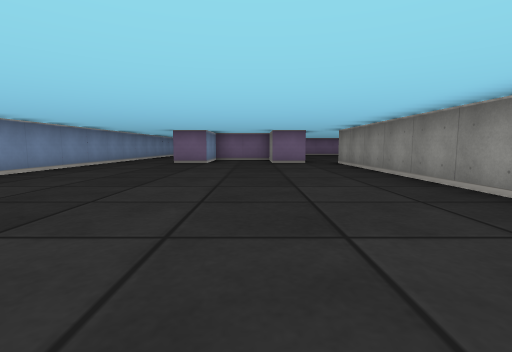
view 1 (above)

18 first-person views from a walk through a cub3D level. The camera is about half as high as the walls, tilts 6° down and sees 85° across. The floor is counted in squares. Each view is taken from the middle of a square. On the plan, view 1 faces up. The plan holds only what a view shows up to about 9 squares ahead; the rest is blank.

view 2
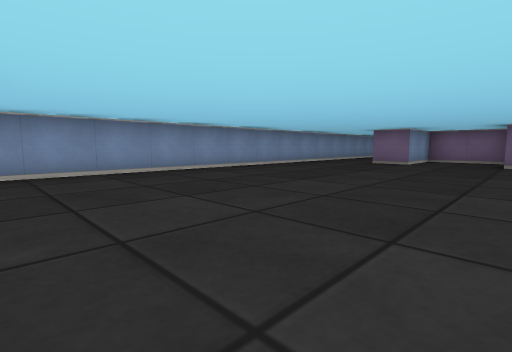

view 3
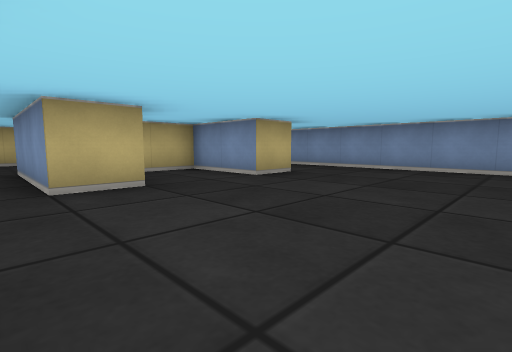

view 4
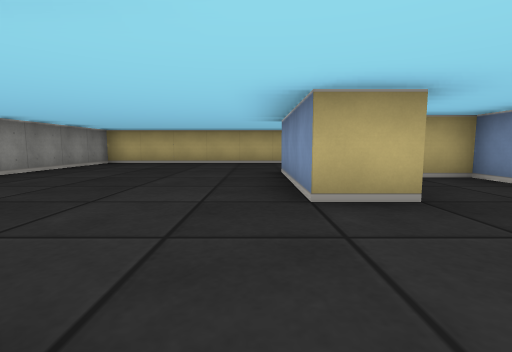

view 5
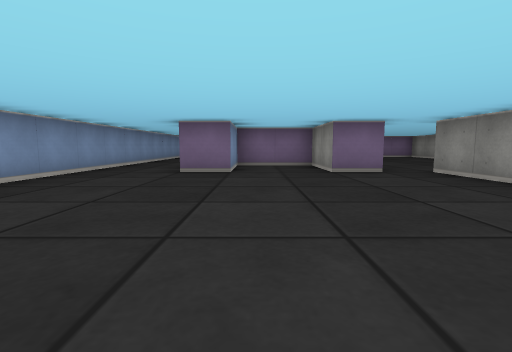

view 6
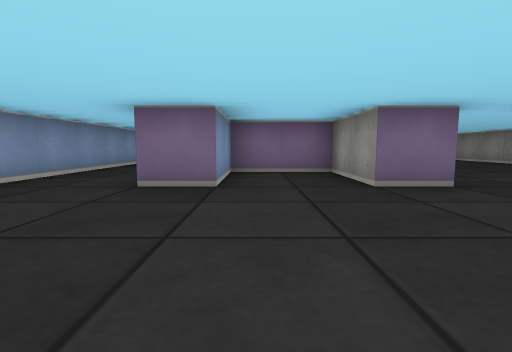

view 7
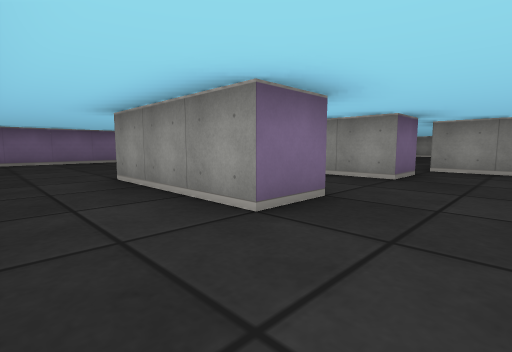

view 8
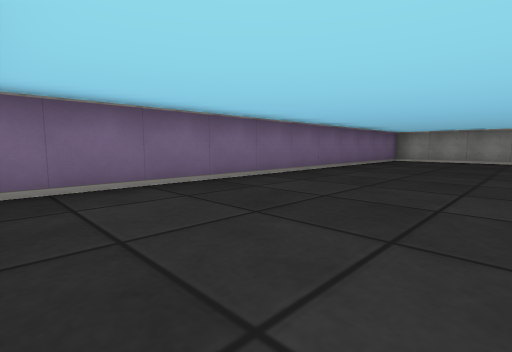

view 9
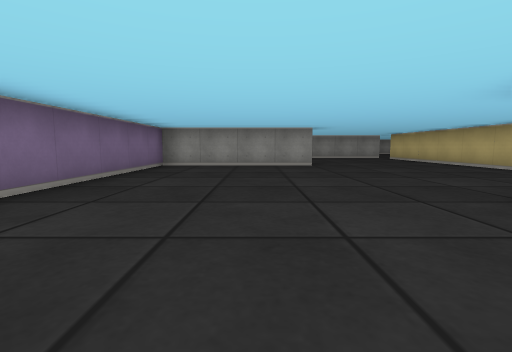

view 10
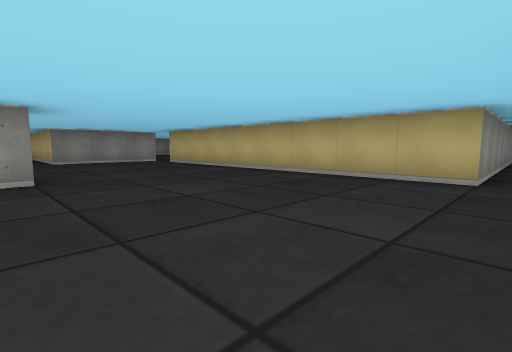

view 11
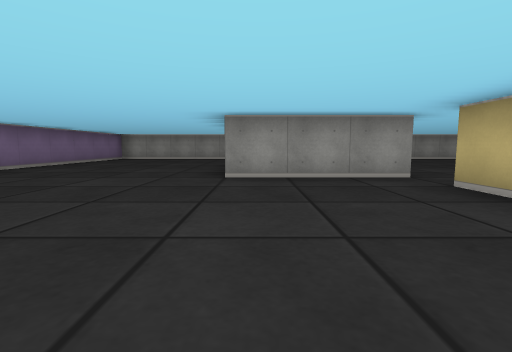

view 12
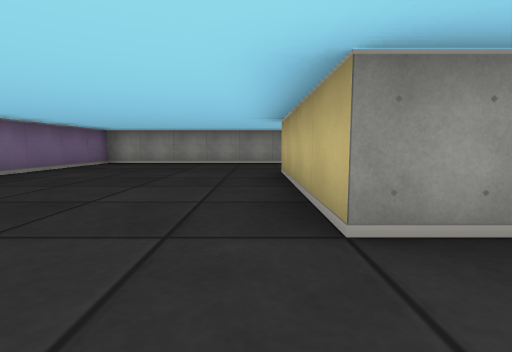

view 13
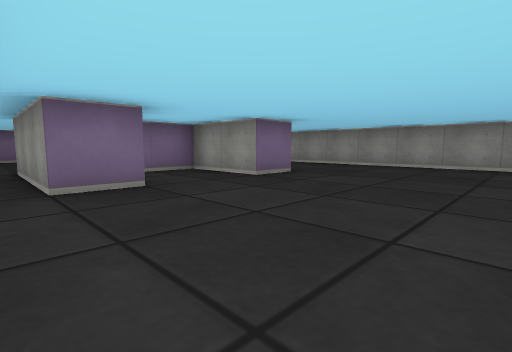

view 14
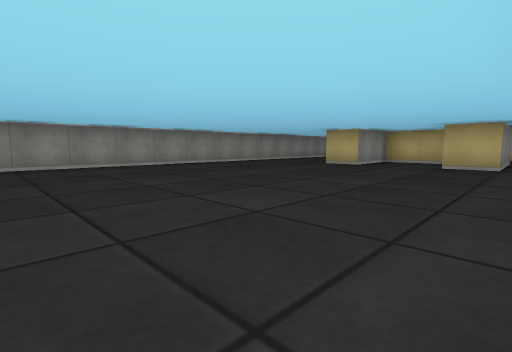

view 15
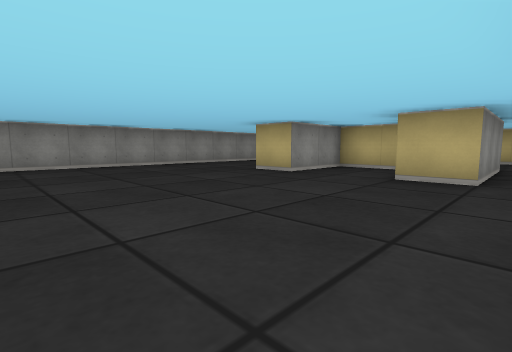

view 16
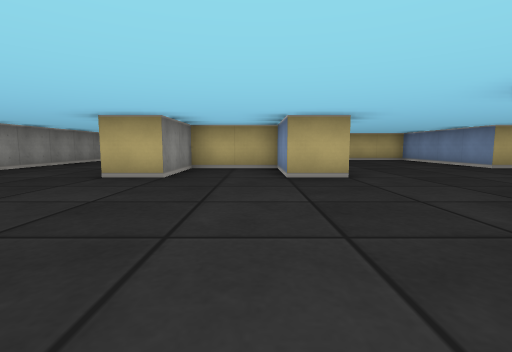

view 17
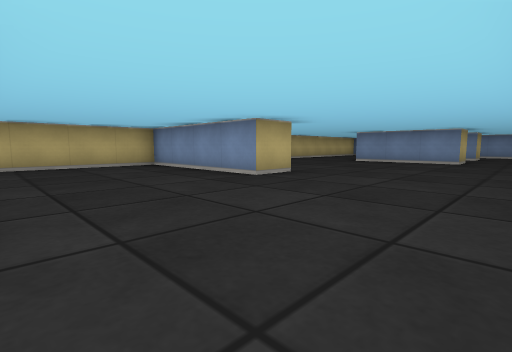

view 18
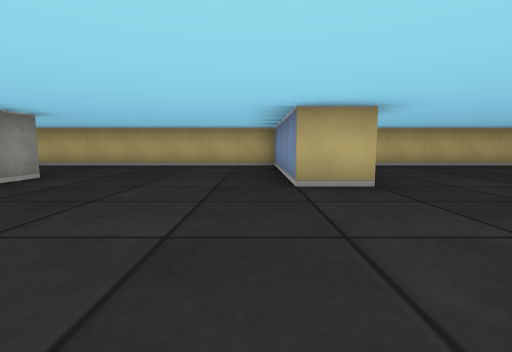

### Floor plan
Points are (right, up) in squares from view 1. A wall is a line through its corners. A room is listed if a view was taken in it or the views show most of it. See-through windows are left out.
Room 1 (views 1, 2, 3, 4, 5, 6, 7)
walls: (1.6, 8.5) (0.5, 8.5) (0.5, 10.5) (-1.5, 10.5) (-1.5, 8.5) (-2.5, 8.5) (-2.5, 11.5); (2.5, 2.1) (2.5, 8.5); (0.4, -0.5) (1.5, -0.5); (-2.6, -0.5) (-1.5, -0.5) (-1.5, -2.5) (-0.2, -2.5); (-4.5, 13.2) (-4.5, 0.6)
ways out: opening at (-3.5, 0.5) to room 2; opening at (-3.5, 11.5) to room 2; opening at (1.5, 0.5) to room 2; opening at (2, 8) to room 2
Room 2 (views 8, 9, 10, 11, 12, 13, 14, 15, 16, 17, 18)
walls: (12.6, 8.5) (11.5, 8.5) (11.5, 11.5) (15.5, 11.5); (15.6, 8.5) (14.5, 8.5) (14.5, 10.5) (13.2, 10.5); (11.5, -3.6) (11.5, -0.5) (12.5, -0.5) (12.5, -2.5) (14.5, -2.5) (14.5, -0.5) (15.5, -0.5); (6.5, 12.4) (6.5, 16.5) (-3.9, 16.5); (6.4, -2.5) (7.5, -2.5) (7.5, -6.5) (13.9, -6.5); (2.5, 8.5) (10.5, 8.5); (1.5, -0.5) (1.5, -3.5); (18.5, -5.1) (18.5, 16.5) (11.5, 16.5); (1.1, -6.5) (6.5, -6.5) (6.5, -2.9); (-4.5, 0.6) (-4.5, -2.1)
ways out: opening at (-3.5, 0.5) to room 1; opening at (-3.5, 11.5) to room 1; opening at (1.5, 0.5) to room 1; opening at (2, 8) to room 1

Positions as (right, up) in squares from view 1, and headings:
1: (0, 0), facing up
2: (1, 0), facing up-left
3: (2, 3), facing down-left
4: (2, 2), facing down
5: (-1, 3), facing up
6: (-1, 5), facing up
7: (-4, 7), facing up-right
8: (-4, 13), facing up-right
9: (-1, 14), facing right
10: (2, 13), facing down-right
11: (7, 11), facing right
12: (10, 12), facing right
13: (11, 5), facing up-right
14: (11, 7), facing down-right
15: (11, 4), facing down-right
16: (13, 4), facing down
17: (11, 1), facing down-left
18: (8, 1), facing down
